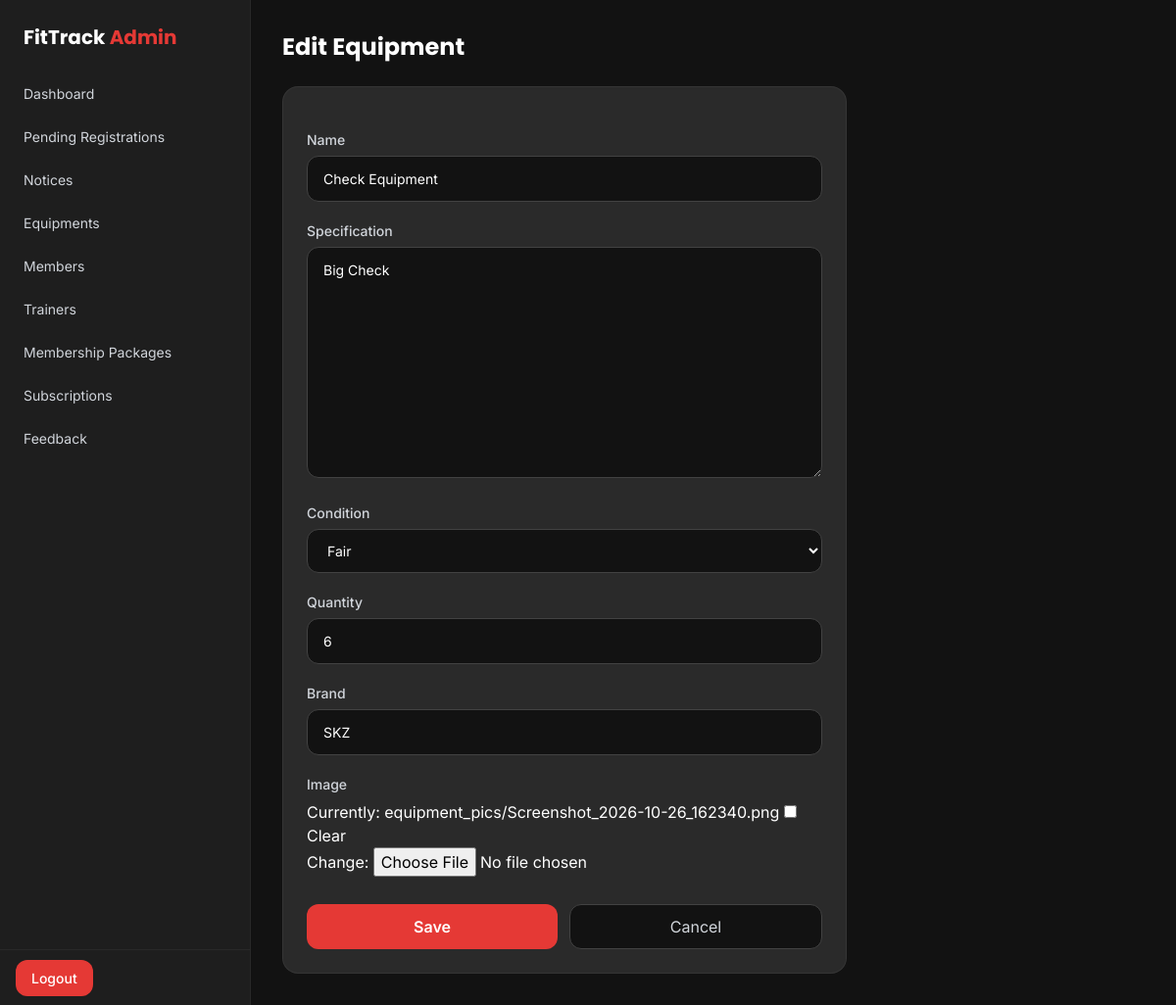
/management/equipments/6/edit/ (signed in), run on the app's committed database.
### app/models.py (models this page shows, shortened)
class Equipment(models.Model):
    CONDITION_CHOICES = (
        ('new', 'New'),
        ('good', 'Good'),
        ('fair', 'Fair'),
        ('needs_repair', 'Needs Repair'),
    )
    name = models.CharField(max_length=150)
    specification = models.TextField(blank=True)
    condition = models.CharField(max_length=20, choices=CONDITION_CHOICES, default='good')
    quantity = models.PositiveIntegerField(default=1)
    brand = models.CharField(max_length=100, blank=True, null=True)
    image = models.ImageField(upload_to='equipment_pics/', blank=True, null=True)
    added_at = models.DateTimeField(auto_now_add=True)
    class Meta:
        ordering = ['name']

### adminpanel/views.py (the view)
# urls.py: path('equipments/<int:equipment_id>/edit/', views.admin_equipment_edit, name='admin_equipment_edit'),
@staff_required
def admin_equipment_edit(request, equipment_id):
    equipment = get_object_or_404(Equipment, id=equipment_id)
    if request.method == 'POST':
        form = EquipmentForm(request.POST,request.FILES, instance=equipment )
        if form.is_valid():
            form.save()
            messages.success(request, "Equipment updated.")
            return redirect('admin_equipments')
    else:
        form = EquipmentForm(instance=equipment)
    return render(request, 'adminpanel/equipment_form.html', {'form': form, 'title': 'Edit Equipment'})

### app/forms.py
class EquipmentForm(forms.ModelForm):
    class Meta:
        model = Equipment
        fields = [
            'name',
            'specification',
            'condition',
            'quantity',
            'brand',
            'image'
        ]
        widgets = {
            'name': forms.TextInput(attrs={'class': 'admin-input'}),
            'specification': forms.Textarea(attrs={'class': 'admin-input'}),
            'condition': forms.Select(attrs={'class': 'admin-input'}),
            'quantity': forms.NumberInput(attrs={'class': 'admin-input'}),
            'brand': forms.TextInput(attrs={'class': 'admin-input'}),
        }

### app/membership.py (called while the page is built)
def is_membership_blocked(user):
    if not user.is_authenticated or user.is_staff or user.is_superuser:
        return False
    latest = latest_subscription(user)
    if latest is None:
        return False
    return latest.end_date + timedelta(days=GRACE_DAYS) < timezone.localdate()

### adminpanel/templates/adminpanel/equipment_form.html (shortened to what this page needs)
{% extends 'adminpanel/base.html' %}
{% block content %}
<h1 class="font-display text-2xl font-bold mb-6">{{ title }}</h1>
<div class="bg-dark-card border border-white/5 rounded-2xl p-6 max-w-xl">
    <form method="post" enctype="multipart/form-data" class="space-y-5">
        {% for field in form %}
        <div>
            <label class="block text-sm font-medium text-gray-300 mb-1.5">{{ field.label }}</label>
            {{ field }}
        </div>
        {% endfor %}
        <div class="flex gap-3 pt-2">
            <button type="submit" class="flex-1 bg-primary hover:bg-red-600 text-white font-semibold py-2.5 rounded-xl transition-colors">Save</button>
            <a href="{% url 'admin_equipments' %}" class="flex-1 text-center bg-dark-bg border border-dark-secondary text-gray-300 hover:text-white py-2.5 rounded-xl transition-colors">Cancel</a>
        </div>
    </form>
</div>
{% endblock %}

### adminpanel/templates/adminpanel/base.html (style rules this page uses)
.admin-input { width: 100%; background-color: #121212; border: 1px solid #424242; color: #fff; border-radius: 0.75rem; padding: 0.75rem 1rem; font-size: 0.875rem; }

### data on the page
Equipment: form "Check Equipment" "Big Check" "Fair" "6" "SKZ"

### other printed values
{{ title }} "Edit Equipment"
{{ field.label }} "Name" "Specification" "Condition" "Quantity" "Brand" "Image"
